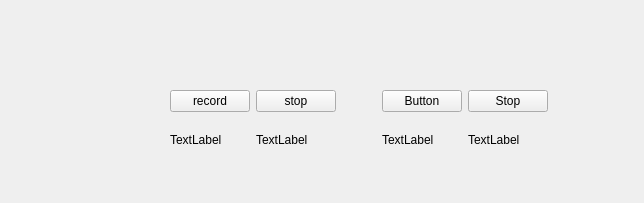
<?xml version="1.0" encoding="UTF-8"?>
<ui version="4.0">
 <class>WizzWidget</class>
 <widget class="QWidget" name="WizzWidget">
  <property name="geometry">
   <rect>
    <x>0</x>
    <y>0</y>
    <width>644</width>
    <height>203</height>
   </rect>
  </property>
  <property name="minimumSize">
   <size>
    <width>644</width>
    <height>203</height>
   </size>
  </property>
  <property name="windowTitle">
   <string>WizzWidget</string>
  </property>
  <widget class="QWidget" name="">
   <property name="geometry">
    <rect>
     <x>170</x>
     <y>90</y>
     <width>461</width>
     <height>71</height>
    </rect>
   </property>
   <layout class="QHBoxLayout" name="horizontalLayout_3">
    <item>
     <layout class="QHBoxLayout" name="horizontalLayout_2">
      <item>
       <layout class="QHBoxLayout" name="horizontalLayout">
        <item>
         <layout class="QVBoxLayout" name="verticalLayout">
          <item>
           <widget class="QPushButton" name="bag_btn">
            <property name="text">
             <string>record</string>
            </property>
           </widget>
          </item>
          <item>
           <widget class="QLabel" name="label_record">
            <property name="text">
             <string>TextLabel</string>
            </property>
           </widget>
          </item>
         </layout>
        </item>
        <item>
         <layout class="QVBoxLayout" name="verticalLayout_4">
          <item>
           <widget class="QPushButton" name="stop_record_btn">
            <property name="text">
             <string>stop</string>
            </property>
           </widget>
          </item>
          <item>
           <widget class="QLabel" name="record_status_label">
            <property name="text">
             <string>TextLabel</string>
            </property>
           </widget>
          </item>
         </layout>
        </item>
       </layout>
      </item>
      <item>
       <spacer name="horizontalSpacer">
        <property name="orientation">
         <enum>Qt::Horizontal</enum>
        </property>
        <property name="sizeHint" stdset="0">
         <size>
          <width>40</width>
          <height>20</height>
         </size>
        </property>
       </spacer>
      </item>
      <item>
       <layout class="QVBoxLayout" name="verticalLayout_2">
        <item>
         <widget class="QPushButton" name="btn">
          <property name="text">
           <string>Button</string>
          </property>
         </widget>
        </item>
        <item>
         <widget class="QLabel" name="label">
          <property name="text">
           <string>TextLabel</string>
          </property>
         </widget>
        </item>
       </layout>
      </item>
      <item>
       <layout class="QVBoxLayout" name="verticalLayout_3">
        <item>
         <widget class="QPushButton" name="btn_stop">
          <property name="text">
           <string>Stop</string>
          </property>
         </widget>
        </item>
        <item>
         <widget class="QLabel" name="stop_label">
          <property name="text">
           <string>TextLabel</string>
          </property>
         </widget>
        </item>
       </layout>
      </item>
     </layout>
    </item>
    <item>
     <spacer name="horizontalSpacer_2">
      <property name="orientation">
       <enum>Qt::Horizontal</enum>
      </property>
      <property name="sizeHint" stdset="0">
       <size>
        <width>40</width>
        <height>20</height>
       </size>
      </property>
     </spacer>
    </item>
   </layout>
  </widget>
 </widget>
 <resources/>
 <connections/>
</ui>
